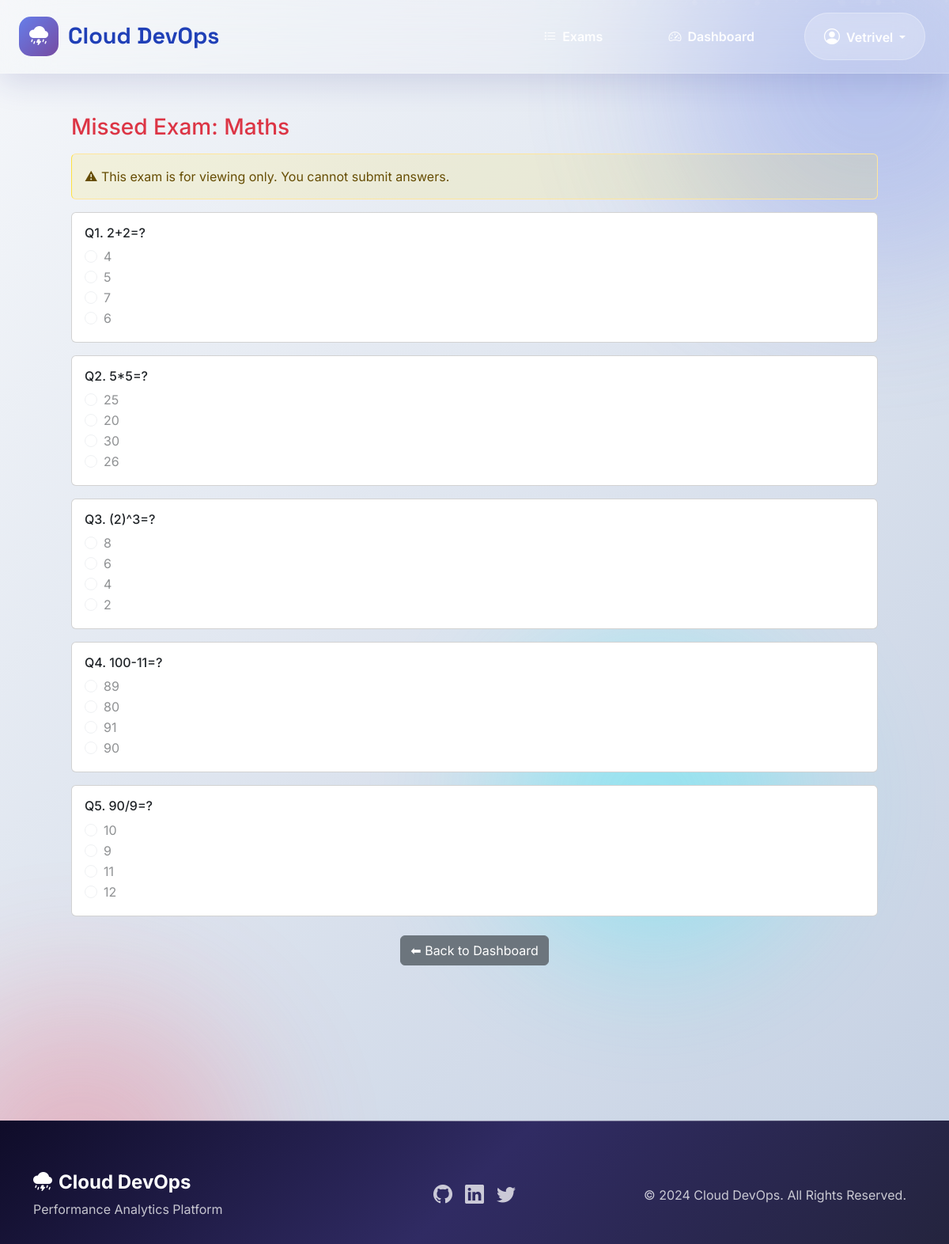
The app's page /missed-exam/1/ (signed in) with its own data.
### exams/models.py (models this page shows, shortened)
class Exam(models.Model):
    DIFFICULTY_CHOICES = (
        ('easy', 'Easy'),
        ('medium', 'Medium'),
        ('hard', 'Hard'),
    )
    title = models.CharField(max_length=200)
    subject = models.ForeignKey(Subject, on_delete=models.CASCADE, related_name='exams')
    description = models.TextField()
    duration = models.IntegerField(help_text="Duration in minutes")
    total_marks = models.IntegerField()
    passing_marks = models.IntegerField()
    difficulty = models.CharField(max_length=10, choices=DIFFICULTY_CHOICES, default='medium')
    start_time = models.DateTimeField()
    end_time = models.DateTimeField()
    is_active = models.BooleanField(default=True)
    created_by = models.ForeignKey(User, on_delete=models.CASCADE, related_name='created_exams')
    created_at = models.DateTimeField(auto_now_add=True)
    updated_at = models.DateTimeField(auto_now=True)
    class Meta:
        ordering = ['-created_at']

class Question(models.Model):
    QUESTION_TYPE_CHOICES = (
        ('mcq', 'Multiple Choice'),
        ('true_false', 'True/False'),
        ('short', 'Short Answer'),
    )
    exam = models.ForeignKey('Exam', on_delete=models.CASCADE, related_name='questions')
    question_type = models.CharField(max_length=20, choices=QUESTION_TYPE_CHOICES, default='mcq')
    question_text = models.TextField()
    marks = models.IntegerField(default=1)
    order = models.IntegerField(default=0)
    question_image = models.ImageField(upload_to='question_images/', blank=True, null=True)
    options = models.JSONField(blank=True, null=True)       # e.g., ["A", "B", "C", "D"]
    correct_answer = models.TextField(blank=True, null=True)  # store the correct answer
    created_at = models.DateTimeField(auto_now_add=True)
    class Meta:
        ordering = ['order']

class Choice(models.Model):
    question = models.ForeignKey(Question, on_delete=models.CASCADE, related_name='choices')
    choice_text = models.CharField(max_length=500)
    is_correct = models.BooleanField(default=False)

### exams/views.py (the view)
# urls.py: path('missed-exam/<int:exam_id>/', views.view_missed_exam, name='view_missed_exam'),
@login_required
@student_required
def view_missed_exam(request, exam_id):
    exam = get_object_or_404(Exam, id=exam_id)
    if ExamAttempt.objects.filter(student=request.user, exam=exam).exists():
        messages.error(request, "You already attempted this exam.")
        return redirect('student_dashboard')
    if exam.end_time > timezone.now():
        messages.error(request, "Exam not finished yet.")
        return redirect('student_dashboard')
    questions = Question.objects.filter(exam=exam).prefetch_related("choices")
    return render(request, "exams/view_missed_exam.html", {
        "exam": exam,
        "questions": questions
    })

### exams/templates/exams/view_missed_exam.html (shortened to what this page needs)
{% extends 'base.html' %}
{% load static %}
{% block content %}
<div class="container mt-4">
    <h3 class="text-danger mb-3">Missed Exam: {{ exam.title }}</h3>
    <div class="alert alert-warning">
        ⚠ This exam is for viewing only. You cannot submit answers.
    </div>
    {% for question in questions %}
        <div class="card mb-3">
            <div class="card-body">
                <h6>Q{{ forloop.counter }}. {{ question.question_text }}</h6>
                {% if question.question_type == "mcq" %}
                    {% for choice in question.choices.all %}
                        <div class="form-check">
                            <input type="radio" disabled class="form-check-input">
                            <label class="form-check-label">
                                {{ choice.choice_text }}
                            </label>
                        </div>
                    {% endfor %}
                {% else %}
                    <p class="text-muted mt-2">✏ This was a written answer question.</p>
                {% endif %}
            </div>
        </div>
    {% empty %}
        <p>No questions available.</p>
    {% endfor %}
    <div class="text-center mt-4">
        <a href="{% url 'student_dashboard' %}" class="btn btn-secondary">
            ⬅ Back to Dashboard
        </a>
    </div>
</div>
{% endblock %}

### exams/templates/base.html (shortened to what this page needs)
{% load static %}
<!DOCTYPE html>
<html lang="en">
<head>
    <link href="https://cdn.jsdelivr.net/npm/bootstrap@5.3.3/dist/css/bootstrap.min.css" rel="stylesheet">
    <link href="https://cdn.jsdelivr.net/npm/bootstrap-icons@1.11.3/font/bootstrap-icons.css" rel="stylesheet">
    <link rel="stylesheet" href="https://cdn.jsdelivr.net/npm/aos@2.3.4/dist/aos.css">
</head>
<body>
    <div class="gradient-orb orb-1"></div>
    <div class="gradient-orb orb-2"></div>
    <div id="particles"></div>
    <nav class="navbar navbar-expand-lg navbar-glass" id="navbar">
        <div class="container-fluid px-4">
            <a class="navbar-brand d-flex align-items-center" href="{% url 'home' %}">
                <div class="brand-icon">
                    <i class="bi bi-cloud-lightning-rain-fill"></i>
                </div>
                <span>Cloud DevOps</span>
            </a>
            <div class="collapse navbar-collapse" id="mainNav">
                <ul class="navbar-nav ms-auto align-items-center">
                    {% if user.is_authenticated %}
                        <li class="nav-item mx-2">
                            <a class="nav-link" href="{% url 'exam_list' %}">
                                <i class="bi bi-list-task me-2"></i>Exams
                            </a>
                        </li>
                        {% if user.profile.user_type == 'teacher' %}
                            <li class="nav-item mx-2">
                                <a class="nav-link" href="{% url 'teacher_dashboard' %}">
                                    <i class="bi bi-speedometer2 me-2"></i>Dashboard
                                </a>
                            </li>
                        {% else %}
                            <li class="nav-item mx-2">
                                <a class="nav-link" href="{% url 'student_dashboard' %}">
                                    <i class="bi bi-speedometer2 me-2"></i>Dashboard
                                </a>
                            </li>
                        {% endif %}
                        <li class="nav-item dropdown ms-3">
                            <a class="nav-link dropdown-toggle user-dropdown" href="#"
                               data-bs-toggle="dropdown">
                                <i class="bi bi-person-circle fs-5 me-2"></i>{{ user.username }}
                            </a>
                        </li>
                    {% endif %}
                </ul>
            </div>
        </div>
    </nav>
    <main class="main-content">
        <div class="container px-4 px-lg-5">
            {% block content %}{% endblock %}
        </div>
    </main>
    <footer class="footer-modern text-white text-center">
        <div class="container">
            <div class="row align-items-center">
                <div class="col-md-4 mb-4 mb-md-0 text-md-start">
                    <h4 class="fw-bold mb-2">
                        <i class="bi bi-cloud-lightning-rain-fill me-2"></i>Cloud DevOps
                    </h4>
                    <p class="opacity-75 mb-0">Performance Analytics Platform</p>
                </div>
                <div class="col-md-4 mb-4 mb-md-0">
                    <div class="d-flex gap-3 justify-content-center">
                        <a href="#" class="text-white opacity-75" style="text-decoration: none; transition: opacity 0.3s;" onmouseover="this.style.opacity='1'" onmouseout="this.style.opacity='0.75'">
                            <i class="bi bi-github fs-4"></i>
                        </a>
                        <a href="#" class="text-white opacity-75" style="text-decoration: none; transition: opacity 0.3s;" onmouseover="this.style.opacity='1'" onmouseout="this.style.opacity='0.75'">
                            <i class="bi bi-linkedin fs-4"></i>
                        </a>
                        <a href="#" class="text-white opacity-75" style="text-decoration: none; transition: opacity 0.3s;" onmouseover="this.style.opacity='1'" onmouseout="this.style.opacity='0.75'">
                            <i class="bi bi-twitter fs-4"></i>
                        </a>
                    </div>
                </div>
                <div class="col-md-4">
                    <p class="mb-0 opacity-75">&copy; 2024 Cloud DevOps. All Rights Reserved.</p>
                </div>
            </div>
        </div>
    </footer>
</body>
</html>

### exams/templates/base.html (style rules this page uses)
:root { --primary-gradient: linear-gradient(135deg, #667eea 0%, #764ba2 100%); --secondary-gradient: linear-gradient(135deg, #f093fb 0%, #f5576c 100%); --success-gradient: linear-gradient(135deg, #4facfe 0%, #00f2fe 100%); --info-gradient: linear-gradient(135deg, #43e97b 0%, #38f9d7 100%); --warning-gradient: linear-gradient(135deg, #fa709a 0%, #fee140 100%); --dark-gradient: linear-gradient(135deg, #1e3c72 0%, #2a5298 100%); --glass: rgba(255,255,255,0.1); --glass-border: rgba(255,255,255,0.2); --shadow-lg: 0 20px 60px rgba(0,0,0,0.15); --shadow-xl: 0 30px 80px rgba(0,0,0,0.2); }
* { margin: 0; padding: 0; box-sizing: border-box; }
body { font-family: 'Inter', -apple-system, BlinkMacSystemFont, sans-serif; background: linear-gradient(135deg, #f5f7fa 0%, #c3cfe2 100%); min-height: 100vh; overflow-x: hidden; position: relative; }
#particles { position: fixed; top: 0; left: 0; width: 100vw; height: 100vh; z-index: -1; pointer-events: none; overflow: hidden; }
.gradient-orb { position: fixed; border-radius: 50%; filter: blur(80px); opacity: 0.4; z-index: -1; animation: drift 20s ease-in-out infinite; }
.orb-1 { width: 600px; height: 600px; background: radial-gradient(circle, #667eea, transparent); top: -200px; right: -200px; animation-delay: 0s; }
.orb-2 { width: 500px; height: 500px; background: radial-gradient(circle, #f5576c, transparent); bottom: -150px; left: -150px; animation-delay: 5s; }
.navbar-glass { position: fixed !important; top: 0 !important; left: 0 !important; right: 0 !important; z-index: 9999 !important; backdrop-filter: blur(30px) !important; background: rgba(255,255,255,0.1) !important; border-bottom: 1px solid rgba(255,255,255,0.2) !important; box-shadow: 0 10px 40px rgba(31,38,135,0.15) !important; padding: 1rem 0 !important; transition: all 0.4s ease !important; }
.navbar-brand { font-family: 'Space Grotesk', sans-serif !important; font-weight: 800 !important; font-size: 1.8rem !important; color: #2040b7 !important; transition: all 0.3s ease !important; }
.brand-icon { width: 50px; height: 50px; background: var(--primary-gradient); border-radius: 15px; display: flex; align-items: center; justify-content: center; margin-right: 0.75rem; transition: all 0.3s; }
.brand-icon i { font-size: 1.5rem; color: #fff; }
.nav-link { color: rgba(255,255,255,0.95) !important; padding: 0.85rem 1.75rem !important; border-radius: 100px !important; transition: all 0.4s cubic-bezier(0.175, 0.885, 0.32, 1.275) !important; font-weight: 600 !important; margin: 0 0.35rem !important; text-decoration: none !important; position: relative !important; overflow: hidden !important; }
.nav-link::before { content: ''; position: absolute; top: 0; left: -100%; width: 100%; height: 100%; background: var(--primary-gradient); transition: left 0.4s; z-index: -1; }
.user-dropdown { background: rgba(255,255,255,0.2) !important; backdrop-filter: blur(20px) !important; border: 1px solid rgba(255,255,255,0.3) !important; padding: 0.85rem 1.5rem !important; border-radius: 100px !important; color: #fff !important; font-weight: 600 !important; transition: all 0.3s !important; }
.main-content { padding-top: 120px !important; padding-bottom: 100px !important; position: relative; z-index: 1; min-height: calc(100vh - 200px); }
.alert-warning { background: rgba(254,225,64,0.15) !important; border-left-color: #fee140 !important; }
.footer-modern { background: linear-gradient(135deg, #0f0c29 0%, #302b63 50%, #24243e 100%) !important; margin-top: 6rem; padding: 4rem 0 2rem; position: relative; overflow: hidden; }
.footer-modern::before { content: ''; position: absolute; top: 0; left: 0; right: 0; height: 1px; background: linear-gradient(90deg, transparent, rgba(255,255,255,0.5), transparent); }

### records on screen
Exam: title "Maths"
Question: question_text "2+2=?"
Choice: choice_text "4"
Choice: choice_text "5"
Choice: choice_text "7"
Choice: choice_text "6"
Question: question_text "5*5=?"
Choice: choice_text "25"
Choice: choice_text "20"
Choice: choice_text "30"
Choice: choice_text "26"
Question: question_text "(2)^3=?"
Choice: choice_text "8"
Choice: choice_text "6"
Choice: choice_text "4"
Choice: choice_text "2"
Question: question_text "100-11=?"
Choice: choice_text "89"
Choice: choice_text "80"
Choice: choice_text "91"
Choice: choice_text "90"
Question: question_text "90/9=?"
Choice: choice_text "10"
Choice: choice_text "9"
Choice: choice_text "11"
Choice: choice_text "12"

### other values on screen
{{ user.username }} "Vetrivel"
